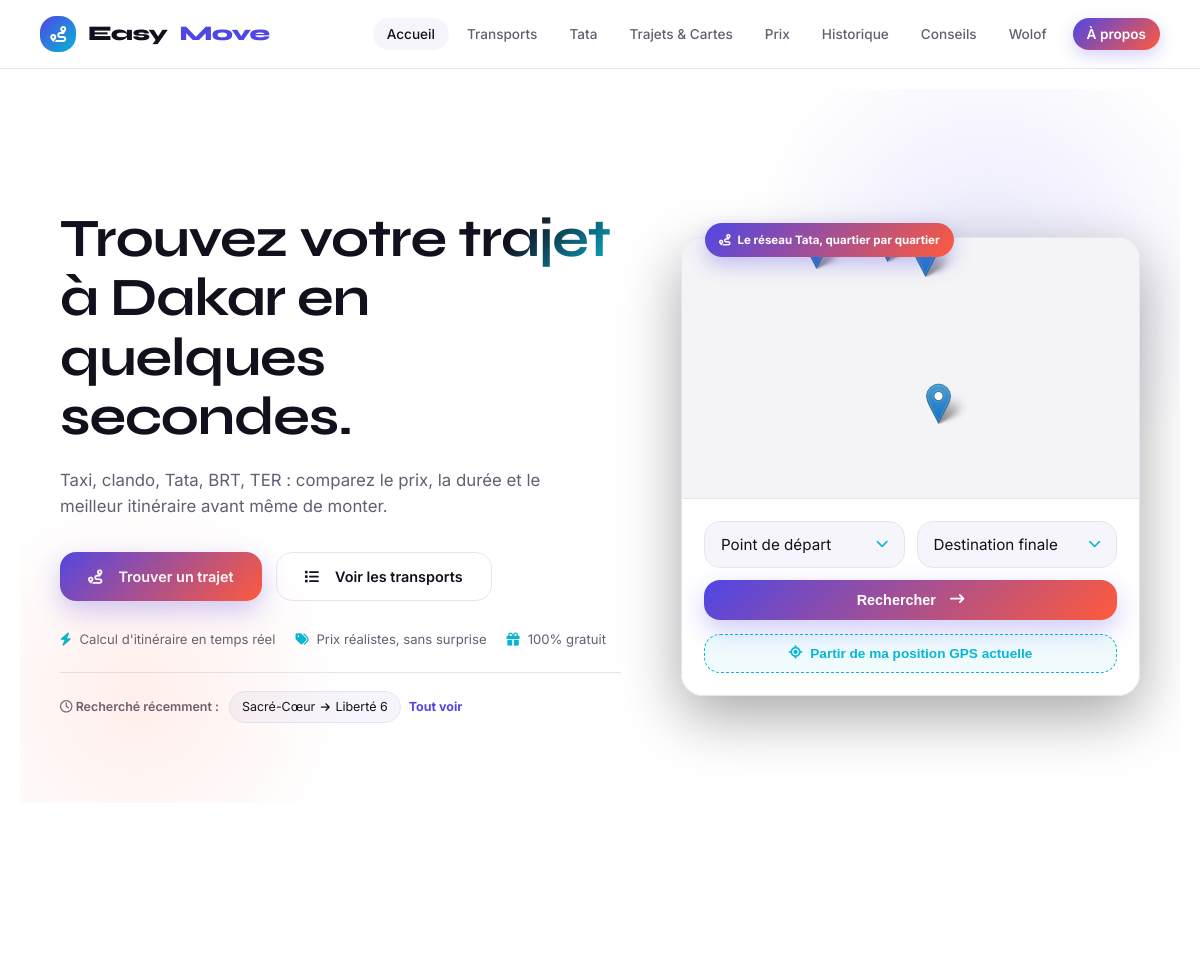
Before: / (upper part) with the older database file.
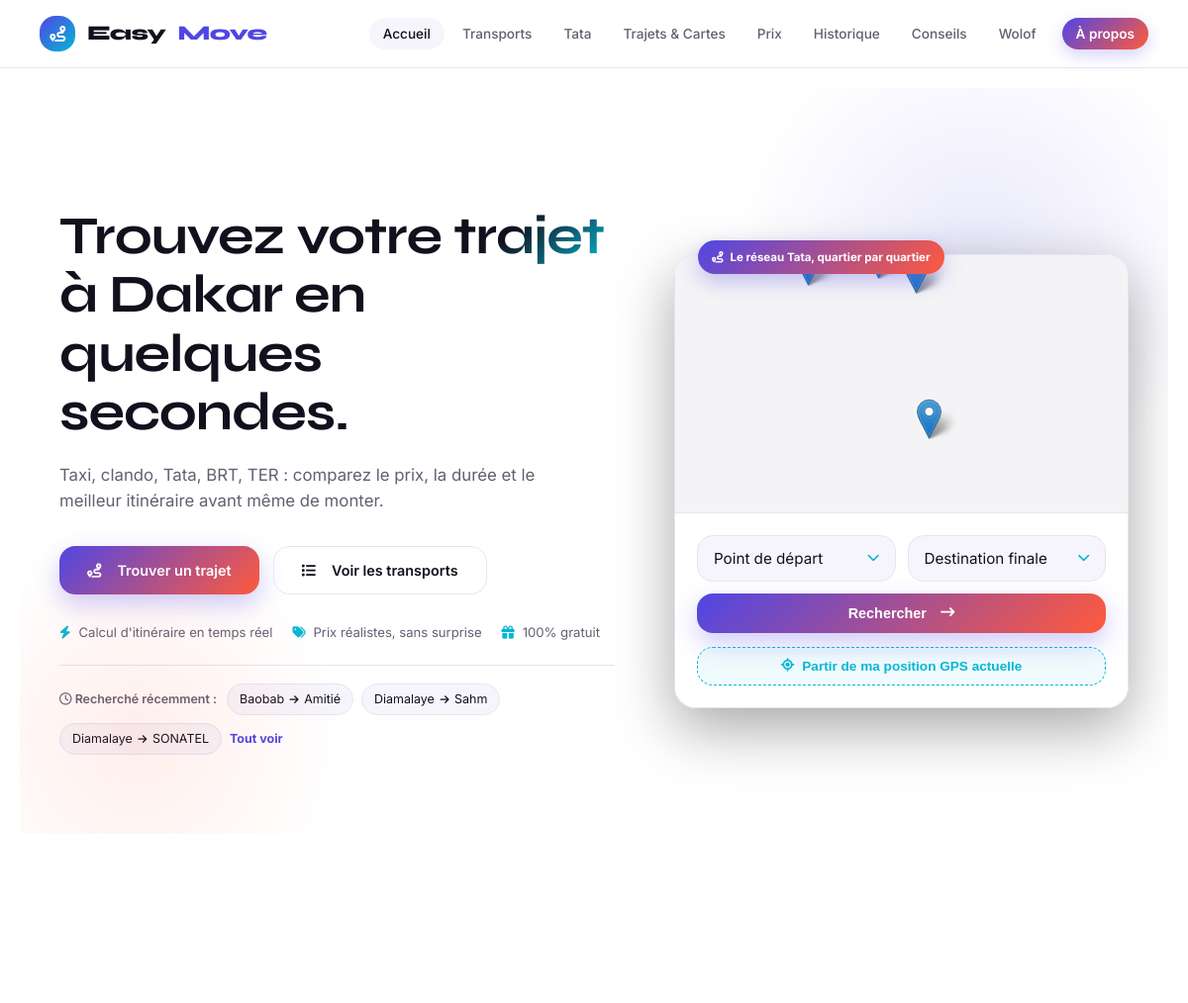
After: the same page with the newer database file.
### tables this page shows
CREATE TABLE historique_recherches (
    id_historique       INTEGER PRIMARY KEY AUTOINCREMENT,
    adresse_depart      TEXT NOT NULL,
    adresse_arrivee     TEXT NOT NULL,
    lat_depart          REAL,
    lng_depart          REAL,
    lat_arrivee         REAL,
    lng_arrivee         REAL,
    date_recherche      DATETIME DEFAULT CURRENT_TIMESTAMP
, id_lieu_depart INTEGER, id_lieu_arrivee INTEGER);

### app.py (the view)
@app.route("/")
def accueil():
    transports = database.get_tous_les_transports()
    transports_par_nom = {t["nom"]: t for t in transports}
    top_transports = [transports_par_nom[nom] for nom in TRANSPORTS_POPULAIRES if nom in transports_par_nom]
    phrases = database.get_toutes_les_phrases()
    lieux = database.get_tous_les_lieux()
    historique = database.get_historique_recent(limite=3)
    return render_template(
        "index.html",
        top_transports=top_transports,
        phrases_apercu=phrases[:3],
        lieux=lieux,
        historique_apercu=historique,
        stats=get_stats(),
        active_page="accueil",
    )

### app.py (called while the page is built)
def get_stats():
    lignes = database.get_toutes_les_lignes_bus()
    return {
        "transports": len(database.get_tous_les_transports()),
        "trajets": len(database.get_tous_les_trajets()),
        "phrases": len(database.get_toutes_les_phrases()),
        "conseils": len(database.get_tous_les_conseils()),
        "lignes": len(lignes),
        "lignes_tata": len([l for l in lignes if l["est_minibus"]]),
        "arrets": database.get_nombre_arrets(),
        "lieux": database.get_nombre_lieux(),
    }

### database.py (called while the page is built)
def get_connection():
    conn = sqlite3.connect(DB_PATH)
    conn.row_factory = sqlite3.Row
    conn.execute("PRAGMA foreign_keys = ON")
    return conn

def get_tous_les_lieux():
    conn = get_connection()
    lieux = conn.execute(
        "SELECT * FROM lieux ORDER BY type_lieu, nom"
    ).fetchall()
    conn.close()
    return lieux

def get_tous_les_transports():
    conn = get_connection()
    transports = conn.execute(
        "SELECT * FROM moyens_transport ORDER BY cout_min"
    ).fetchall()
    conn.close()
    return transports

### itineraire.py (called while the page is built)
def _arrondi_prix(x, base=50):
    return int(round(x / base) * base)

### templates/index.html (shortened to what this page needs)
{% extends "base.html" %}
{% block content %}
    <section class="hero">
        <div class="container hero-inner">
            <div>
                <h1>Trouvez votre <em>trajet</em> à Dakar en quelques secondes.</h1>
                <p>Taxi, clando, Tata, BRT, TER : comparez le prix, la durée et le meilleur itinéraire avant même de monter.</p>
                <div class="hero-btns">
                    <a href="{{ url_for('trajets') }}" class="btn-primary">
                        <i class="fa-solid fa-route" style="margin-right: 6px;"></i> Trouver un trajet
                    </a>
                    <a href="{{ url_for('transports') }}" class="btn-secondary">
                        <i class="fa-solid fa-list" style="margin-right: 6px;"></i> Voir les transports
                    </a>
                </div>
                <div class="hero-trust">
                    <span><i class="fa-solid fa-bolt"></i> Calcul d'itinéraire en temps réel</span>
                    <span><i class="fa-solid fa-tags"></i> Prix réalistes, sans surprise</span>
                    <span><i class="fa-solid fa-gift"></i> 100% gratuit</span>
                </div>
                {% if historique_apercu %}
                <div class="hero-recent">
                    <span class="hero-recent-label"><i class="fa-regular fa-clock"></i> Recherché récemment :</span>
                    {% for h in historique_apercu %}
                    <span class="hero-recent-chip">{{ h.adresse_depart }} <i class="fa-solid fa-arrow-right" style="font-size:0.65rem; margin: 0 2px;"></i> {{ h.adresse_arrivee }}</span>
                    {% endfor %}
                    <a href="{{ url_for('historique') }}" class="hero-recent-more">Tout voir</a>
                </div>
                {% endif %}
            </div>
            <div class="hero-map-outer">
                <a href="{{ url_for('minibus') }}" class="hero-map-badge">
                    <i class="fa-solid fa-route"></i> Le réseau Tata, quartier par quartier
                </a>
                <div class="hero-map-card reveal">
                    <div id="accueilCarte" class="hero-map"></div>
                    <div class="hero-map-search">
                        <form action="{{ url_for('resultat_trajet') }}" method="GET">
                            <div class="route-picker-grid">
                                <div class="select-wrapper">
                                    <select name="depart" id="selectDepart" required class="select-custom">
                                        <option value="" disabled selected>Point de départ</option>
                                    </select>
                                </div>
                                <div class="select-wrapper">
                                    <select name="arrivee" id="selectArrivee" required class="select-custom">
                                        <option value="" disabled selected>Destination finale</option>
                                    </select>
                                </div>
                                <button type="submit" class="btn-primary">
                                    Rechercher <i class="fa-solid fa-arrow-right-long" style="margin-left: 4px;"></i>
                                </button>
                            </div>
                            <button type="button" id="btnMaPosition" class="btn-geoloc" style="margin-top: 14px;">
                                <i class="fa-solid fa-location-crosshairs"></i> Partir de ma position GPS actuelle
                            </button>
                        </form>
                    </div>
                </div>
            </div>
        </div>
    </section>
    <section class="section" style="padding-top: 64px;">
        <div class="container">
        </div>
    </section>
{% endblock %}

Changed rows visible on the page:
no longer on this page (row unchanged): historique_recherches: adresse_depart "Sacré-Cœur", adresse_arrivee "Liberté 6"
added historique_recherches: adresse_depart "Baobab", adresse_arrivee "Amitié"
added historique_recherches: adresse_depart "Diamalaye", adresse_arrivee "Sahm"
added historique_recherches: adresse_depart "Diamalaye", adresse_arrivee "SONATEL"
